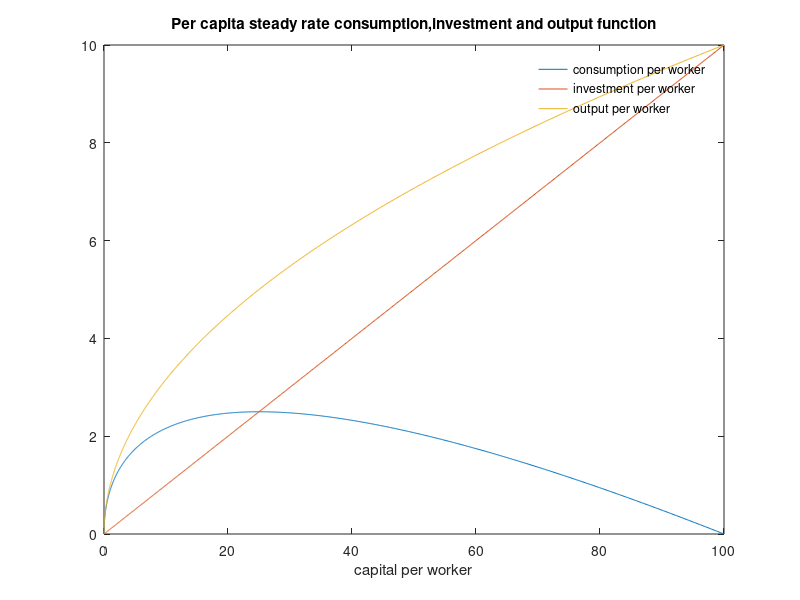
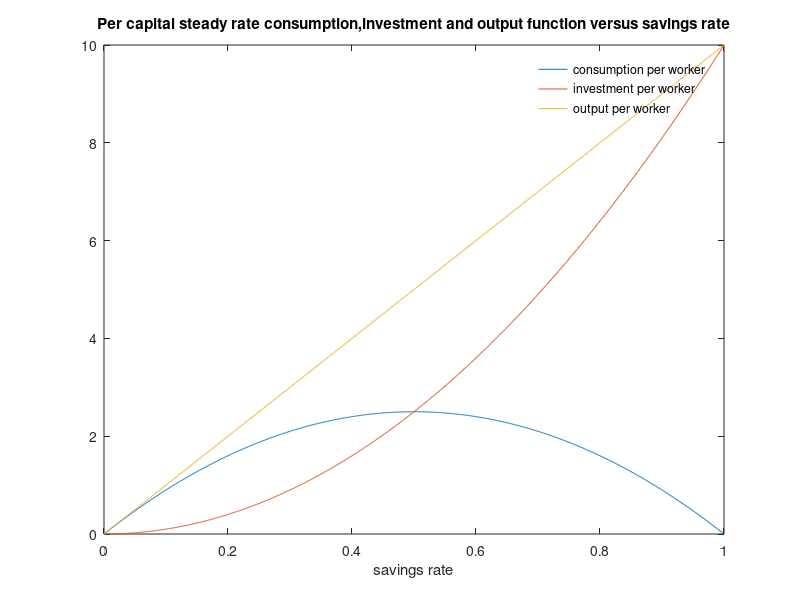

Write the MATLAB code that produced these figures, in order.
N = 1000;       % number of samples
s = linspace(0,1,N); % select a large number of sample savings rate
delta = 0.1; % depreciation rate of capital
%
% compute steady state capital, consumption, investment and output per worker
% 
k = (s/delta).^2;
y = k.^0.5;
i = s.*y;
c = (1-s).*y;
%
% compute approximation of the golden rule capital, consumption per worker and savings rate
% display the result
%
[c_gold,s_index] = max(c);
s_gold = s(s_index);
k_gold = (s_gold/delta)^2;
res = sprintf(' an approximation of the golden rule consumption per worker = %f\n an approximation of the golden rule savings rate =  %f\n an approximation of the golden rule capital per worker =  %f',c_gold,s_gold,k_gold)
disp(res)
%
% ploting graphs
%
figure(1)
plot(k,c,k,i,k,y)
legend({'consumption per worker','investment per worker','output per worker'},'Location','best');
legend('boxoff');
xlabel('capital per worker');
title('Per capita steady rate consumption,investment and output function');
figure(2)
plot(s,c,s,i,s,y)
legend({'consumption per worker','investment per worker','output per worker'},'Location','best');
legend('boxoff');
xlabel('savings rate');
title('Per capital steady rate consumption,investment and output function versus savings rate');